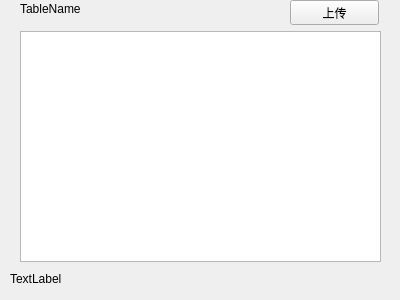
<?xml version="1.0" encoding="UTF-8"?>
<ui version="4.0">
 <class>CModParamPreview</class>
 <widget class="QWidget" name="CModParamPreview">
  <property name="geometry">
   <rect>
    <x>0</x>
    <y>0</y>
    <width>400</width>
    <height>300</height>
   </rect>
  </property>
  <property name="windowTitle">
   <string>参数变更预览</string>
  </property>
  <widget class="CKeyTableWidget" name="tableWidget">
   <property name="geometry">
    <rect>
     <x>20</x>
     <y>31</y>
     <width>361</width>
     <height>231</height>
    </rect>
   </property>
  </widget>
  <widget class="CKeyButton" name="pushButton_upload">
   <property name="geometry">
    <rect>
     <x>290</x>
     <y>0</y>
     <width>89</width>
     <height>25</height>
    </rect>
   </property>
   <property name="text">
    <string>上传</string>
   </property>
  </widget>
  <widget class="QLabel" name="label_lineno">
   <property name="geometry">
    <rect>
     <x>10</x>
     <y>270</y>
     <width>67</width>
     <height>17</height>
    </rect>
   </property>
   <property name="text">
    <string>TextLabel</string>
   </property>
  </widget>
  <widget class="QLabel" name="label_tableName">
   <property name="geometry">
    <rect>
     <x>20</x>
     <y>0</y>
     <width>67</width>
     <height>17</height>
    </rect>
   </property>
   <property name="text">
    <string>TableName</string>
   </property>
  </widget>
 </widget>
 <customwidgets>
  <customwidget>
   <class>CKeyButton</class>
   <extends>QPushButton</extends>
   <header>UiCommon/ckeybutton.h</header>
  </customwidget>
  <customwidget>
   <class>CKeyTableWidget</class>
   <extends>QTableWidget</extends>
   <header>UiCommon/ckeytablewidget.h</header>
  </customwidget>
 </customwidgets>
 <tabstops>
  <tabstop>pushButton_upload</tabstop>
  <tabstop>tableWidget</tabstop>
 </tabstops>
 <resources/>
 <connections/>
</ui>
